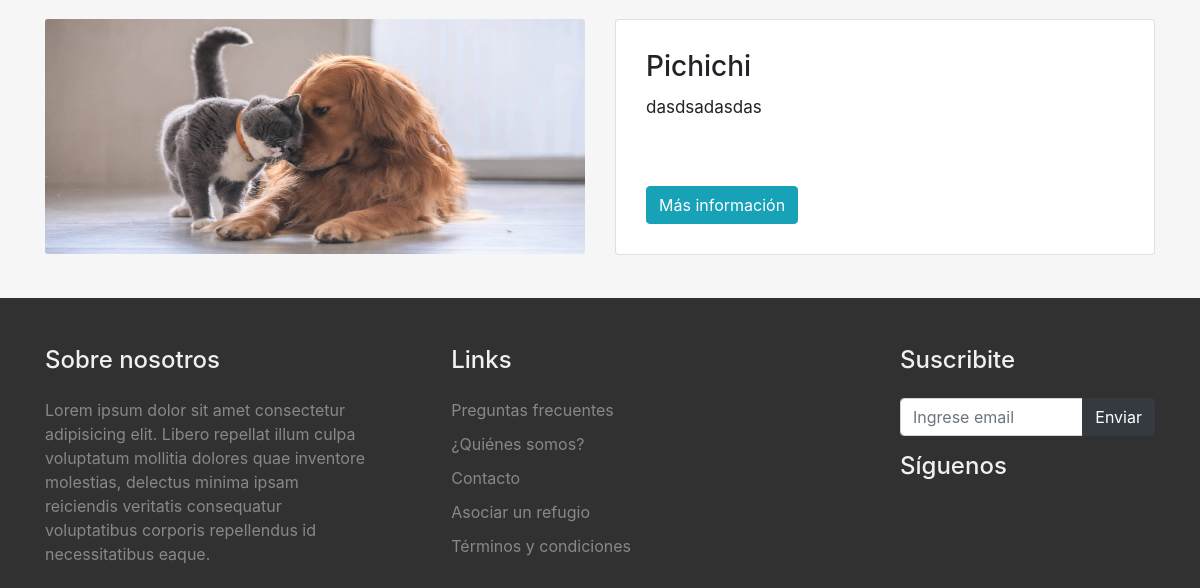
The app's page /refugios/ (lower part), older data.
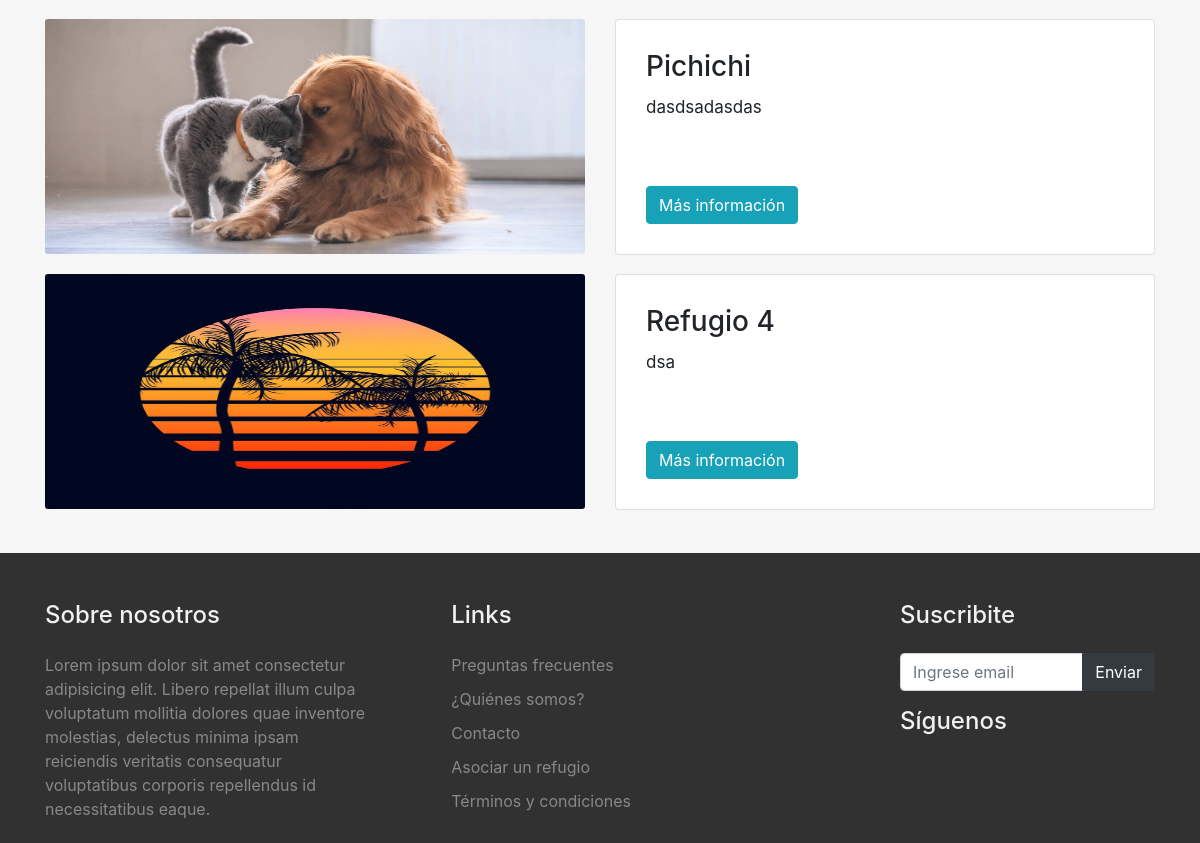
The same page, newer data.
### refugios/models.py (models this page shows, shortened)
class Refugio(models.Model):
    nombre = models.CharField(max_length=50)
    direccion = models.CharField(max_length=40)
    cp = models.IntegerField(verbose_name="Código Postal")
    localidad = models.CharField(max_length=40)
    provincia = models.CharField(max_length=40)
    tel = models.IntegerField(verbose_name="Teléfono")
    email = models.EmailField(verbose_name="Correo electrónico")
    email_again = models.EmailField (verbose_name="Correo electrónico confirmado")
    facebook = models.CharField(max_length=40, blank=True, null = True)
    instagram = models.CharField(max_length=40, blank=True, null = True)
    foto_refugio = models.ImageField(upload_to="refugios")
    descripcion = models.TextField()

### principal/views.py (the view)
# urls.py: path('refugios/', views.refugios),
def refugios(request):
    refugios = Refugio.objects.all()
    return render(request, "principal/refugios.html",{'refugios': refugios})

### principal/templates/principal/refugios.html (shortened to what this page needs)
{% extends "principal/index.html" %}
{% load static %}
{% block content %}
<br>
<div class="container mt-4 mb-4 ">
    {% for refugio in refugios %}
    <div class="row">
        <div class="col-md-6">
            <img src="{{refugio.foto_refugio.url}}" class="card-img" alt="..." style="height: 235px; margin-bottom: 20px;">
        </div>
        <div class="col-md-6">
            <div class="card col-md-12 " style="background-color: white; padding: 10px;">
            <div class="card-body">
                <h3 class="card-title">{{refugio.nombre}} </h3>
                <p class="card-text" style="margin-bottom: 65px; font-size: 17px; ">
                    {{refugio.descripcion}}
                </p>
                <a href='{{refugio.id}}/' class="btn btn-info" >Más información</a>
              </div>
            </div>
        </div>
</div>
    {% endfor %}
</div>
{% endblock %}

### principal/templates/principal/index.html (shortened to what this page needs)
<!DOCTYPE html>
<html>
<head>
    {% load static %}
     <link rel="stylesheet" type="text/css" href="{% static 'principal/css/styles.css' %}">
     <link rel="stylesheet" href="{% static 'css/social_icons.css' %}">
    <link rel="stylesheet" href="https://stackpath.bootstrapcdn.com/bootstrap/4.4.1/css/bootstrap.min.css">
</head>
<body style="background-color:rgba(241, 241, 241, 0.637); ">
    {% block content %} {% endblock %}
{% include "principal/footer.html" %}
</body>
</html>

### principal/templates/principal/footer.html
{% load static %}
<footer id="footer" class="pb-1 pt-5" >
    <div class="container" >
        <div class="row">
            <div class= "col-md-9">
                <div class="row">
                    <div class= "col-md-5" style="margin-right: 50px;">
                        <h4 style="padding-bottom: 15px; color: #F2F0F2;">Sobre nosotros</h4>
                        <p style="color: rgb(136, 136, 136);" >
                            Lorem ipsum dolor sit amet consectetur adipisicing elit.
                            Libero repellat illum culpa voluptatum mollitia dolores quae inventore molestias,
                            delectus minima ipsam reiciendis veritatis consequatur voluptatibus corporis repellendus id necessitatibus
                            eaque.</p>
                    </div>
                        <div class= "col-md-4-">
                            <ul style="list-style: none; padding-left: 15px">
                                <h4 style="padding-bottom: 15px; color: #F2F0F2;">Links</h4>
                                <li style="padding-bottom: 10px; ">
                                    <a class="subrayado" style= "color: rgb(136, 136, 136);" href="/preguntas_frecuentes/">Preguntas frecuentes</a>
                                </li>
                                <li style="padding-bottom: 10px;">
                                    <a class="subrayado" style= "color: rgb(136, 136, 136);"href="/quienes_somos/">¿Quiénes somos?</a>
                                </li>
                                <li style="padding-bottom: 10px;">
                                    <a class="subrayado" style= "color: rgb(136, 136, 136);"href="/contacto/">Contacto</a>
                                </li>
                                <li style="padding-bottom: 10px;">
                                    <a class="subrayado" style= "color: rgb(136, 136, 136);"href="/asociar_un_refugio/">Asociar un refugio</a>
                                </li>
                                <li style="padding-bottom: 10px;">
                                    <a class="subrayado" style= "color: rgb(136, 136, 136);"href="/terminos_y_condiciones/">Términos y condiciones</a>
                                </li>
                            </ul>
                        </div>
                </div>
            </div>
            <div class= "col-3">
                <h4 style="padding-bottom: 15px;color: #F2F0F2;"> Suscribite</h4>
                <div class="input-group mb-3">
                    <input type="text" class="form-control" placeholder="Ingrese email" aria-label="Recipient's username" aria-describedby="button-addon2">
                    <div class="input-group-append">
                      <button class="btn btn-dark" type="button" id="button-addon2">Enviar</button>
                    </div>
                  </div>
                <h4 style="padding-bottom: 15px;color: #F2F0F2;"> Síguenos</h4>
                </div>
    </div>
</footer>

### principal/static/principal/css/styles.css (style rules this page uses)
.subrayado { background-image: linear-gradient(currentColor, currentColor); background-position: 0% 100%; background-repeat: no-repeat; background-size: 0% 2px; transition: background-size .3s; text-decoration-line: none; }

### principal/templates/principal/index.html (style rules this page uses)
#footer { background-color: rgb(49, 49, 49); }
#footer a { color: whitesmoke; }

Row changes from the older to the newer data that the page shows:
added Refugio: foto_refugio (picture), nombre "Refugio 4", descripcion "dsa"
